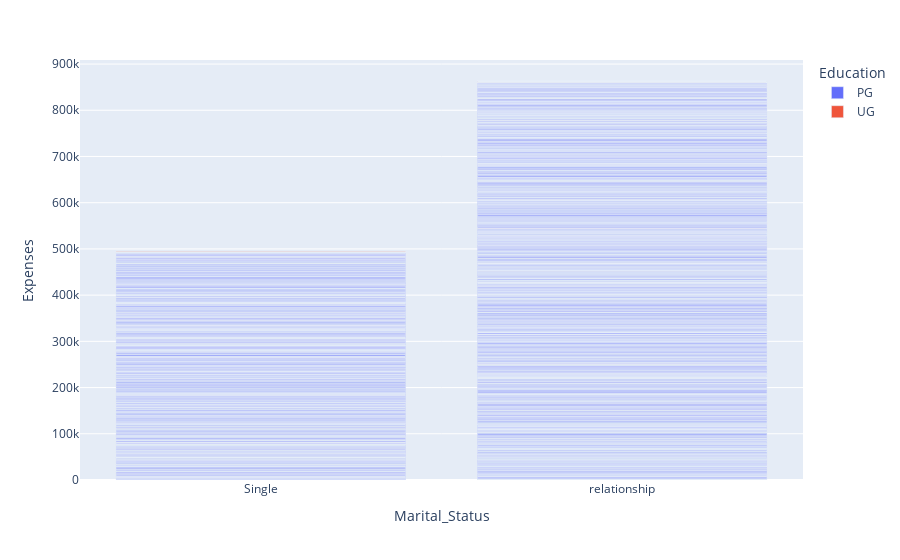

This figure's notebook cell:
### Markdown cell above
Visualization

### Code cell
fig = px.bar(df, x='Marital_Status', y='Expenses', color="Education")
fig.show()

### Figure 1 — Plotly figure (JSON) as saved in the notebook; plotly's stock layout.template omitted (floating-point values rounded to 4 significant figures; data arrays with more than 128 entries replaced by an {"elided": "..."} marker saying what was removed)
{"data": [{"alignmentgroup": "True", "hovertemplate": "Education=PG<br>Marital_Status=%{x}<br>Expenses=%{y}<extra></extra>", "legendgroup": "PG", "marker": {"color": "#636efa", "pattern": {"shape": ""}}, "name": "PG", "offsetgroup": "PG", "orientation": "v", "showlegend": true, "textposition": "auto", "type": "bar", "x": {"elided": "2186 str values"}, "xaxis": "x", "y": {"elided": "2186 int values"}, "yaxis": "y"}, {"alignmentgroup": "True", "hovertemplate": "Education=UG<br>Marital_Status=%{x}<br>Expenses=%{y}<extra></extra>", "legendgroup": "UG", "marker": {"color": "#EF553B", "pattern": {"shape": ""}}, "name": "UG", "offsetgroup": "UG", "orientation": "v", "showlegend": true, "textposition": "auto", "type": "bar", "x": ["relationship", "relationship", "Single", "relationship", "relationship", "relationship", "relationship", "relationship", "relationship", "relationship", "relationship", "Single", "relationship", "relationship", "relationship", "Single", "relationship", "Single", "Single", "relationship", "Single", "relationship", "relationship", "Single", "Single", "Single", "Single", "relationship", "relationship", "Single", "relationship", "relationship", "relationship", "relationship", "Single", "relationship", "Single", "Single", "relationship", "Single", "relationship", "Single", "relationship", "relationship", "Single", "relationship", "relationship", "relationship", "relationship", "Single", "Single", "relationship", "Single", "relationship"], "xaxis": "x", "y": [61, 29, 29, 43, 80, 102, 18, 263, 45, 37, 74, 59, 29, 18, 57, 14, 32, 66, 80, 96, 24, 16, 75, 88, 101, 21, 119, 434, 50, 24, 62, 96, 58, 29, 36, 103, 64, 54, 28, 38, 43, 47, 80, 839, 102, 26, 75, 57, 103, 29, 69, 46, 106, 43], "yaxis": "y"}], "layout": {"barmode": "relative", "legend": {"title": {"text": "Education"}, "tracegroupgap": 0}, "margin": {"t": 60}, "xaxis": {"anchor": "y", "domain": [0, 1], "title": {"text": "Marital_Status"}}, "yaxis": {"anchor": "x", "domain": [0, 1], "title": {"text": "Expenses"}}}}
